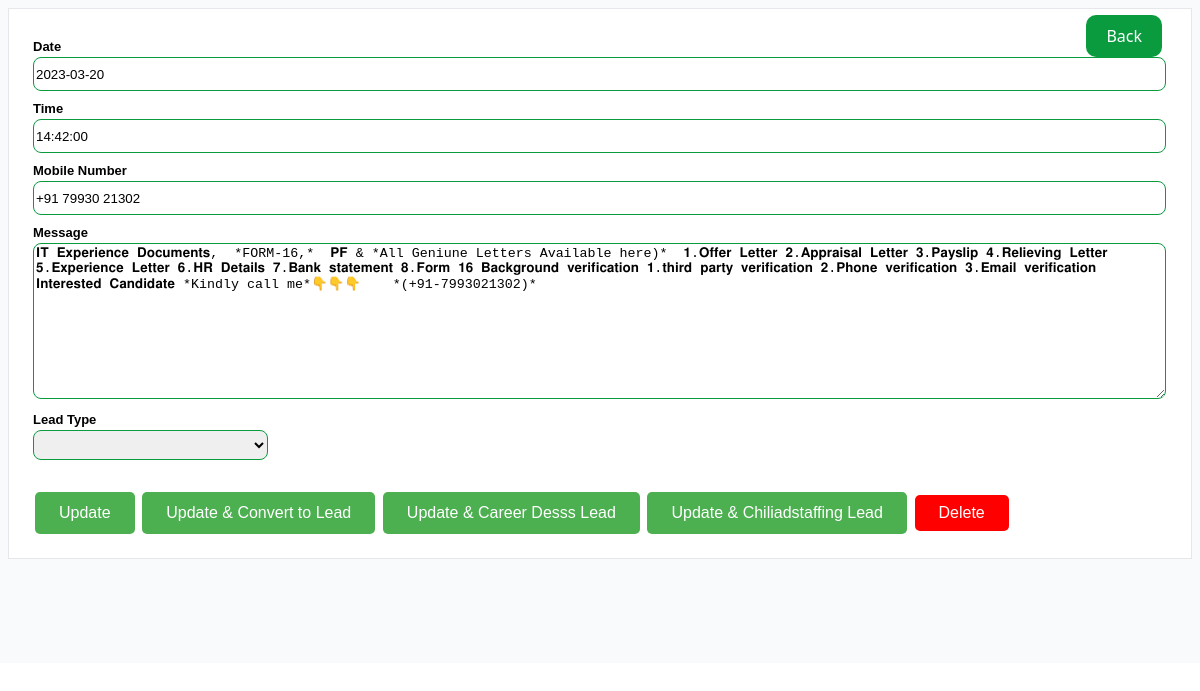
Page /leadedit/4 on the committed database.
### core/models.py (models this page shows, shortened)
class Film(models.Model):
    date = models.TextField(blank=True)
    title = models.TextField(blank=True)
    year = models.TextField(blank=True)
    filmurl = models.TextField(blank=True)
    checkstatus = models.PositiveSmallIntegerField(default=1)
    dropdownlist = models.TextField(default="New")

### core/views.py (the view)
# urls.py: path('leadedit/<int:id>',views.leadedit,name="leadedit"),
def leadedit(request,id):
    object=Film.objects.get(id=id)
    return render(request,'leadsedit.html',{'object':object,})

### templates/leadsedit.html (shortened to what this page needs)
<!DOCTYPE html>
<html>
<head>
</head>
<body>
            <div class="bord_box">
                <div class="back_btnn">
                    <a class="back" href="{% url 'leads' %}">Back</a>
                </div>
            <form action="/leadupdate/{{object.id}}" method="POST">
                <ul class="form-style-1">
                    <li>
                      <label>Date</label>
                      <input type="text" class="field-long field-textarea" name="date" value="{{object.date}}">
                   </li>
                    <li>
                        <label>Time</label>
                        <input type="text" class="field-long field-textarea" name="title" value="{{object.title}}">
                    </li>
                    <li>
                        <label>Mobile Number</label>
                        <input type="text" class="field-long field-textarea" name="year" value="{{object.year}}">
                    </li>
                    <li>
                        <label>Message</label>
                        <textarea class="field-long field-textarea chat_area" style="height: 150px;" name="filmurl">{{object.filmurl}}</textarea>
                    </li>
                  <li>
                    <label for="id_locations">Lead Type</label>
                    <select  name="dropdownlist" id="dropdownlist" class="optio_n" required="" onchange="add_class_onchange()">
                    <option  value="{{object.dropdownlist}}" selected="">{{object.dropdownlist}}</option>
                    <option value="New">New</option>
                    </select>
                </li>
                <li>
                  <button type="submit" name="save_home">Update</button>
                  <button type="submit" name="save_convert">Update & Convert to Lead</button>
                  <button name="careerdesssapi" type="submit" class="btn btn-success">Update & Career Desss Lead</button>
                  <button name="chiliadstaffingapi" type="submit" class="btn btn-success">Update & Chiliadstaffing Lead</button>
                  <form id="myForm" action="" method="post">
                    <a href="#" class="delet_e_btn" onclick="showConfirmDialog()">Delete</a>
                  </form>
                </li>
                </ul>
            </form>
        </div>
</body>
</html>

### templates/leadsedit.html (style rules this page uses)
body { margin: 0px; padding: 0px; font-family: system-ui,-apple-system,"Segoe UI",Roboto,"Helvetica Neue","Noto Sans","Liberation Sans",Arial,sans-serif,"Apple Color Emoji","Segoe UI Emoji","Segoe UI Symbol","Noto Color Emoji"; }
.back { background: #0b9b3f; border: none; padding: 10px 20px; border-radius: 10px; color: #fff; width: 99.6%; }
.form-style-1 { padding: 20px 20px 20px 24px; margin: 0px; font: 13px "Lucida Sans Unicode", "Lucida Grande", sans-serif; }
.form-style-1 li { padding: 0; display: block; list-style: none; margin: 10px 0 0 0; }
.form-style-1 label { margin:0 0 3px 0; padding:0px; display:block; font-weight: bold; }
.form-style-1 .field-long { width: 99%; }
.form-style-1 .field-textarea { height: 30px; border: 1px solid #0b9b3f; border-radius: 8px; }
.bord_box { padding: 8px; background: #f9fafb; }
.bord_box form { border: 1px solid #e5e7eb; background: #fff; }
.back_btnn { position: absolute; right: 38px; top: 25px; }
.back { background: #0b9b3f; border: none; padding: 10px 20px; border-radius: 10px; color: #fff; text-decoration: none; }
.optio_n { border: 1px solid #0b9b3f; height: 30px; border-radius: 8px; margin-bottom: 18px; }
button[name="save_home"], button[name="save_convert"], button[name="save_continue"], button[name="chiliadstaffingapi"], button[name="careerdesssapi"] { background-color: #4CAF50; border: none; color: white; padding: 12px 24px; text-align: center; text-decoration: none; display: inline-block; font-size: 16px; margin: 4px 2px; cursor: pointer; border-radius: 5px; }
.delet_e_btn { background-color: red; text-decoration: none; border: none; color: white; padding: 9px 24px; text-align: center; text-decoration: none; display: inline-block; font-size: 16px; margin: 4px 2px; cursor: pointer; border-radius: 5px; }

### rows in the picture
Film: date "2023-03-20", title "14:42:00", year "+91 79930 21302", filmurl "𝐈𝐓 𝐄𝐱𝐩𝐞𝐫𝐢𝐞𝐧𝐜𝐞 𝐃𝐨𝐜𝐮𝐦𝐞𝐧𝐭𝐬, *FORM-16,* 𝐏𝐅 & *All Geniune Letters Available here)* 𝟏.𝐎𝐟𝐟𝐞𝐫 𝐋𝐞𝐭𝐭𝐞𝐫 𝟐.𝐀𝐩𝐩𝐫𝐚𝐢𝐬𝐚𝐥 𝐋𝐞𝐭𝐭𝐞𝐫 𝟑.𝐏𝐚𝐲𝐬𝐥𝐢𝐩 𝟒.𝐑𝐞𝐥𝐢𝐞𝐯𝐢𝐧𝐠 𝐋𝐞𝐭𝐭𝐞𝐫 𝟓.𝐄𝐱𝐩𝐞𝐫𝐢𝐞𝐧𝐜𝐞 𝐋𝐞𝐭𝐭𝐞𝐫 𝟔.𝐇𝐑 𝐃𝐞𝐭𝐚𝐢𝐥𝐬 𝟕.𝐁𝐚𝐧𝐤 𝐬𝐭𝐚𝐭𝐞𝐦𝐞𝐧𝐭 𝟖.𝐅𝐨𝐫𝐦 𝟏𝟔 𝐁𝐚𝐜𝐤𝐠𝐫𝐨𝐮𝐧𝐝 𝐯𝐞𝐫𝐢𝐟𝐢𝐜𝐚𝐭𝐢𝐨𝐧 𝟏.𝐭𝐡𝐢𝐫𝐝 𝐩𝐚𝐫𝐭𝐲 𝐯𝐞𝐫𝐢𝐟𝐢𝐜𝐚𝐭𝐢𝐨𝐧 𝟐.𝐏𝐡𝐨𝐧𝐞 𝐯𝐞𝐫𝐢𝐟𝐢𝐜𝐚𝐭𝐢𝐨𝐧 𝟑.𝐄𝐦𝐚𝐢𝐥 𝐯𝐞𝐫𝐢𝐟𝐢𝐜𝐚𝐭𝐢𝐨𝐧 𝐈𝐧𝐭𝐞𝐫𝐞𝐬𝐭𝐞𝐝 𝐂𝐚𝐧𝐝𝐢𝐝𝐚𝐭𝐞 *Kindly call me*👇👇👇 *(+91-7993021302)*"
